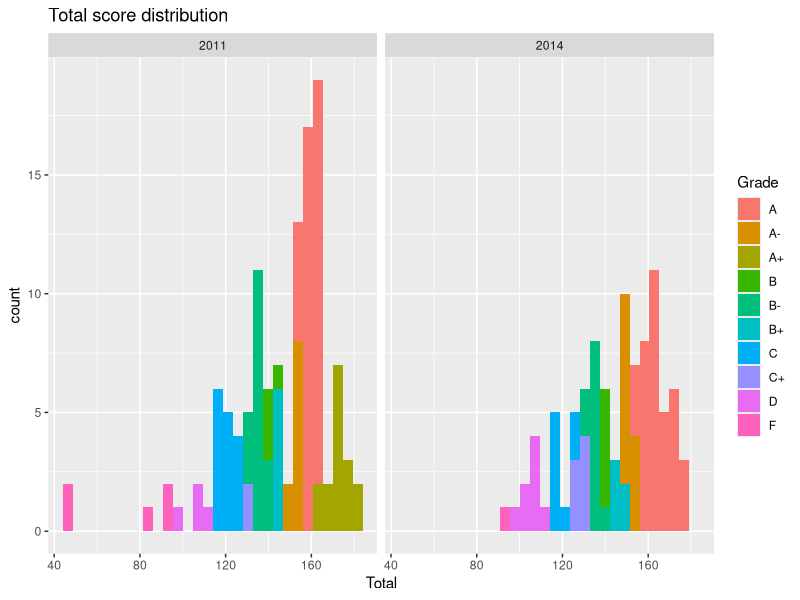
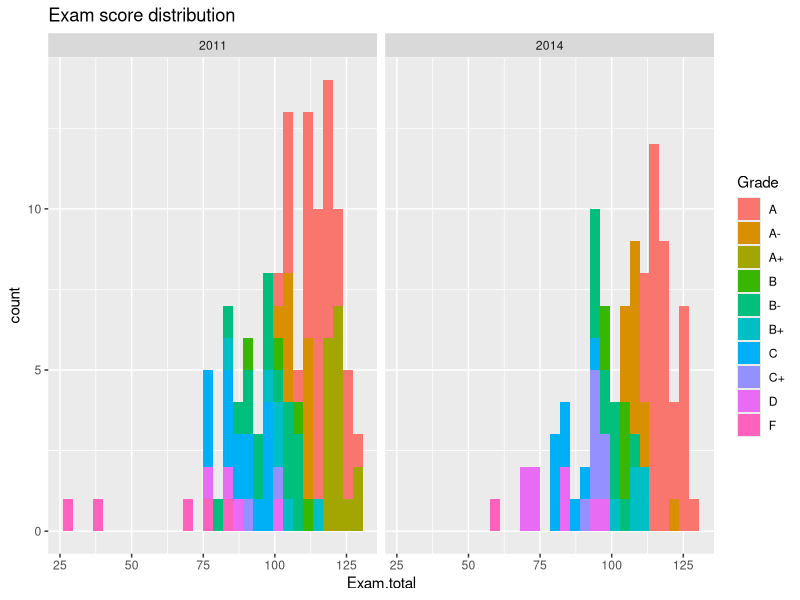
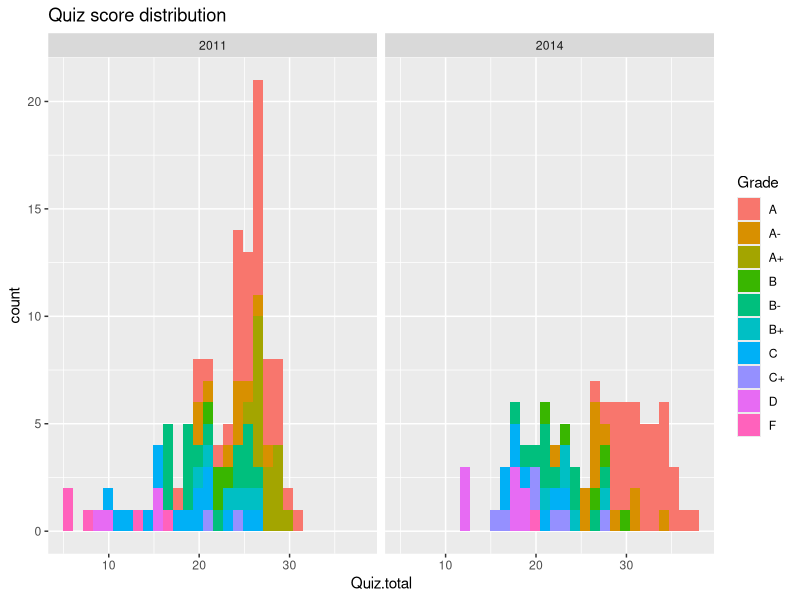

Generate these figures, in order, with R:
## ---- chunk 1
df_260 <- read.csv('data/260-recent-grades.csv')
library(ggplot2) # pretty plotting
## ---- chunk 2
p <- ggplot(df_260) +
  aes(Total, fill=Grade) +
  geom_histogram() +
  facet_grid(. ~ Year) + 
  ggtitle('Total score distribution')
p
## ---- chunk 3
p <- ggplot(df_260) +
  aes(Exam.total, fill=Grade) +
  geom_histogram() +
  facet_grid(. ~ Year) + 
  ggtitle('Exam score distribution')
p
## ---- chunk 4
p <- ggplot(df_260) +
  aes(Quiz.total, fill=Grade) +
  geom_histogram() +
  facet_grid(. ~ Year) + 
  ggtitle('Quiz score distribution')
p
